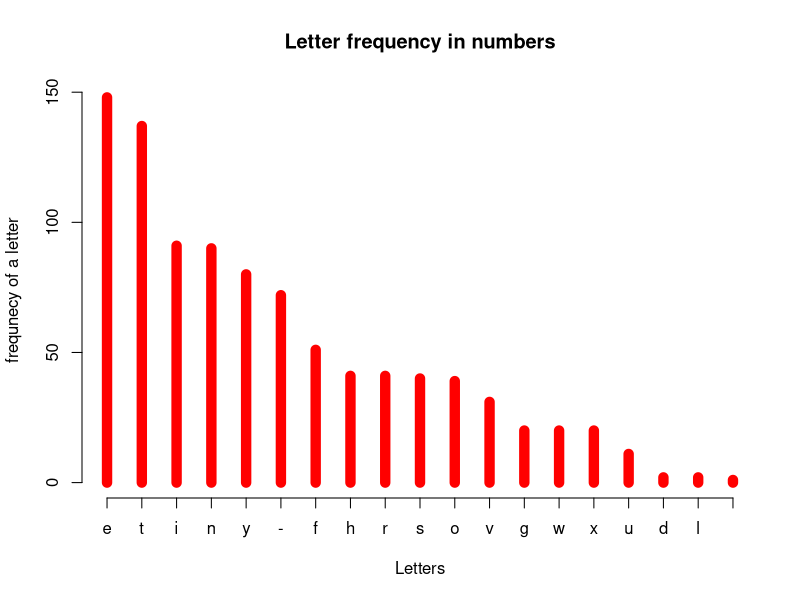

This figure's R source:
##########################################
# 
# Letter frequency for numbers in a dataset
# Series:
# Little Useless-useful R functions #22
# Created: MARCH 14, 2021
# Author: Tomaž Kaštrun
# Blog: tomaztsql.wordpress.com
# V.1.0
#
# Changelog: 
 # words of numbers:
 # https://www.woodwardenglish.com/lesson/numbers-1-100-in-english/
###########################################


#function
word_a_number <- function(numb){

  basLet <- c('one','two','three','four','five','six','seven','eight','nine','ten'
              ,'eleven','twelve','thirteen','fourteen','fifteen','sixteen','seventeen','eighteen','nineteen'
              ,'twenty','thirty','forty','fifty','sixty','seventy','eighty','ninety','one hundred')
  basNum <- c(1:20,30,40,50,60,70,80,90,100)
  df <- data.frame(num = basNum, let = as.character(basLet))
  
          if (numb <= 20) {
            im <- df[which(df$num == numb),]$let
            #print(paste(im, collapse = NULL))
          } else {
                  if (numb %% 10 == 0){
                    e <- df[which(df$num == numb),]$let
                    #print(paste0(e, collapse=NULL))
                  } else {
                    sec <- numb %% 10
                    fir <- as.integer(numb/10)*10
                    f_im <- df[which(df$num == fir),]$let
                    s_im <- df[which(df$num == sec),]$let
                    res <- paste0(f_im,"-",s_im, collapse = NULL)
                    #print(res)
                  }
          }
}

# run a single function
word_a_number(87)


#function for  count the frequency 
freqLet <- function(x) {
  word <- tolower(unlist(strsplit(x,"")))
  word_table <- table(word)
  ans <- word_table[names(word_table)]
}

getFreq <- function(vect) {
  df <- data.frame(word=as.character(), stringsAsFactors = FALSE)
  for (i in 1:length(vect)) {
    df[i,1] <- as.character(word_a_number(i))
    a <<- freqLet(df$word)
  }
  return(a)
}

######### Let's check the complete set of numbers

# Automate the function, get a vector of first 100 numbers
vect <- c(1:100)

#Is there A in first 100 words?
getFreq(vect)

#quick visual
plot(sort(a, decreasing = TRUE), type = "h", col = "red", lwd = 10,
     main = "Letter frequency in numbers", xlab = "Letters", ylab = "frequnecy of a letter")

